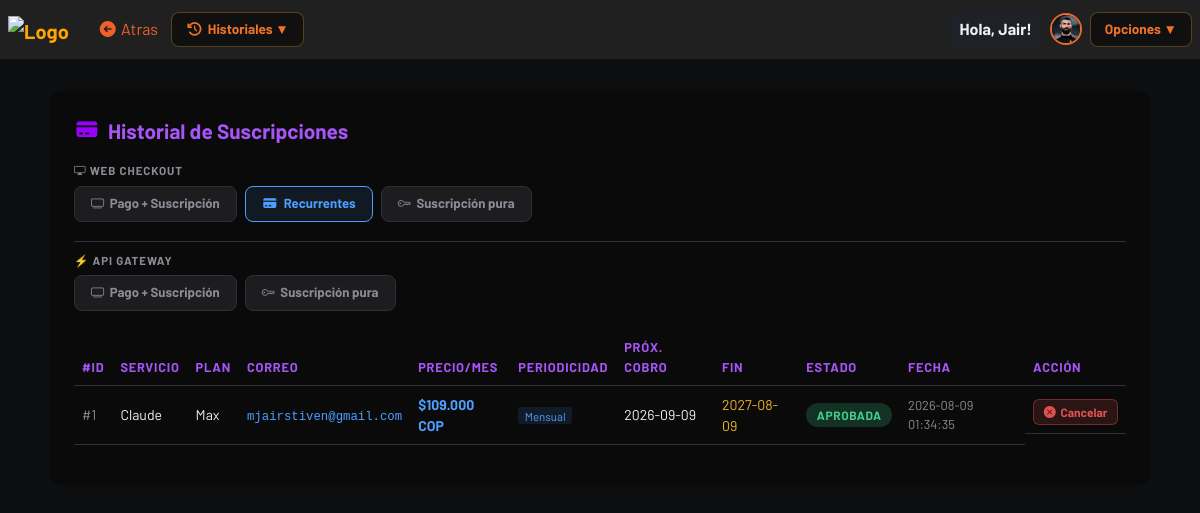
The app's page /views/historial/reg-sus.php?modo=wc-rec (signed in) with its own data.
### tables this page shows
CREATE TABLE `users` (
  `id` int(11) NOT NULL,
  `nombre` varchar(120) NOT NULL,
  `correo` varchar(255) NOT NULL,
  `usuario` varchar(100) NOT NULL,
  `contraseña` varchar(255) NOT NULL,
  `profile_image` varchar(255) DEFAULT NULL,
  `bio` text DEFAULT NULL,
  `location` varchar(100) DEFAULT NULL,
  `created_at` timestamp NOT NULL DEFAULT current_timestamp()
);

CREATE TABLE `suscription_rec` (
  `id` int(11) NOT NULL,
  `servicio` varchar(50) NOT NULL,
  `plan` varchar(50) NOT NULL,
  `precio` decimal(10,2) NOT NULL,
  `usuario_id` varchar(100) NOT NULL,
  `estado` varchar(20) NOT NULL,
  `request_id` varchar(100) NOT NULL DEFAULT '',
  `periodicidad` varchar(5) NOT NULL,
  `next_payment` date DEFAULT NULL,
  `fecha_fin` date DEFAULT NULL,
  `created_at` timestamp NOT NULL DEFAULT current_timestamp()
);

### views/historial/reg-sus.php (the view, shortened to what this page needs)
<?php
require_once '../../php/conexion_be.php';
$correo_sesion = mysqli_real_escape_string($conexion, $_SESSION['correo'] ?? '');
$modo = $_GET['modo'] ?? 'wc-sub';
switch ($modo) {
    case 'wc-rec':
        $resultado = mysqli_query($conexion, "SELECT *, 'wc-rec' as modo FROM suscription_rec WHERE usuario_id = '$correo_sesion' ORDER BY created_at DESC");
        break;
}
?>
<!DOCTYPE html>
<html lang="es">
<head>
    <link href="https://cdn.jsdelivr.net/npm/bootstrap@5.3.2/dist/css/bootstrap.min.css" rel="stylesheet">
    <link href="https://cdn.jsdelivr.net/npm/bootstrap-icons/font/bootstrap-icons.css" rel="stylesheet">
    <link rel="stylesheet" href="https://cdnjs.cloudflare.com/ajax/libs/font-awesome/7.0.1/css/all.min.css">
    <link rel="stylesheet" href="../../assets/css/styles-historiales.css">
</head>
<body>
    <?php
        $nav_back_url  = "historial.php";
        $nav_back_text = "Atras";
        $nav_base      = "../../";
        require_once '../../php/navbar.php';
    ?>
    <div class="tabla-container">
        <div class="tabla-titulo"><i class="fa-solid fa-credit-card" style="color: rgb(153, 0, 255);"></i>
         Historial de Suscripciones
        </div>
        <div class="modo-tabs-group">
            <div class="modo-tabs-label"><i class="bi bi-display"></i> Web Checkout</div>
            <div class="modo-tabs">
                <a href="reg-sus.php?modo=wc-sub"  class="modo-tab <?= $modo === 'wc-sub'  ? 'active-purple' : '' ?>"><i class="bi bi-tv"></i> Pago + Suscripción</a>
                <a href="reg-sus.php?modo=wc-rec"  class="modo-tab <?= $modo === 'wc-rec'  ? 'active-blue'   : '' ?>"><i class="fa-solid fa-credit-card"></i> Recurrentes</a>
                <a href="reg-sus.php?modo=wc-pura" class="modo-tab <?= $modo === 'wc-pura' ? 'active-green'  : '' ?>"><i class="bi bi-key"></i>  Suscripción pura</a>
            </div>
            <div class="tabs-divider"></div>
            <div class="modo-tabs-label">⚡ API Gateway</div>
            <div class="modo-tabs">
                <a href="reg-sus.php?modo=gw-sub"  class="modo-tab <?= $modo === 'gw-sub'  ? 'active-orange' : '' ?>"><i class="bi bi-tv"></i> Pago + Suscripción</a>
                <a href="reg-sus.php?modo=gw-pura" class="modo-tab <?= $modo === 'gw-pura' ? 'active-orange' : '' ?>"><i class="bi bi-key"></i>  Suscripción pura</a>
            </div>
        </div>
        <?php if (mysqli_num_rows($resultado) > 0): ?>
        <div class="table-responsive">
            <table class="table table-hover">
                <thead>
                    <?php if (in_array($modo, ['wc-sub'])): ?>
                    <tr><th>#ID</th><th>Plataforma</th><th>Plan</th><th>Correo</th><th>Precio</th><th>Token</th><th>Estado</th><th>Fecha</th><th>Acción</th></tr>
                    <?php elseif ($modo === 'wc-rec'): ?>
                    <tr><th>#ID</th><th>Servicio</th><th>Plan</th><th>Correo</th><th>Precio/mes</th><th>Periodicidad</th><th>Próx. cobro</th><th>Fin</th><th>Estado</th><th>Fecha</th><th>Acción</th></tr>
                    <?php elseif ($modo === 'wc-pura'): ?>
                    <tr><th>#ID</th><th>Servicio</th><th>Plan</th><th>Correo</th><th>Precio</th><th>Token</th><th>Estado</th><th>Fecha</th><th>Acción</th></tr>
                    <?php elseif ($modo === 'gw-sub'): ?>
                    <tr><th>#ID</th><th>Servicio</th><th>Plan</th><th>Nombre</th><th>Correo</th><th>Precio</th><th>Token</th><th>Estado</th><th>Fecha</th><th>Acción</th></tr>
                    <?php elseif ($modo === 'gw-pura'): ?>
                    <tr><th>#ID</th><th>Servicio</th><th>Plan</th><th>Nombre</th><th>Correo</th><th>Precio</th><th>Token</th><th>Estado</th><th>Fecha</th><th>Acción</th></tr>
                    <?php endif; ?>
                </thead>
                <tbody>
                    <?php while ($row = mysqli_fetch_assoc($resultado)): ?>
                    <tr>
                        <td><span style="color:#8a8d96;">#<?= htmlspecialchars($row['id']) ?></span></td>
                        <?php if ($modo === 'wc-sub'): ?>
                        <td><?= htmlspecialchars($row['plataforma']) ?></td>
                        <td><?= htmlspecialchars($row['plan']) ?></td>
                        <td><code style="color:#a855f7;"><?= htmlspecialchars($row['usuario_id']) ?></code></td>
                        <td style="color:#a855f7;font-weight:700;">$<?= number_format($row['precio'],0,',','.') ?> COP</td>
                        <td style="color:<?= !empty($row['token']) ? '#3ecf8e' : '#555860' ?>; font-size:0.78rem;"><?= !empty($row['token']) ? '<i class="bi bi-key-fill fs-5"></i> Guardado' : '—' ?></td>
                        <td><span class="estado-pill badge-<?= strtolower($row['estado']) ?>"><?= strtoupper($row['estado']) ?></span></td>
                        <td style="color:#8a8d96;font-size:0.8rem;"><?= htmlspecialchars($row['created_at']) ?></td>
                        <td>
                            <?php if (strtolower($row['estado']) === 'pendiente' && !empty($row['request_id'])): ?>
                            <a href="../../php/verificar_pago.php?tabla=suscripciones&id=<?= $row['id'] ?>&request_id=<?= urlencode($row['request_id']) ?>&redirect=../views/historial/reg-sus.php?modo=wc-sub" class="btn-verificar"><i class="bi bi-arrow-repeat"></i> Verificar</a>
                            <?php else: ?><span style="color:#555860;font-size:0.75rem;">—</span><?php endif; ?>
                        </td>
                        <?php elseif ($modo === 'wc-rec'): ?>
                        <td><?= htmlspecialchars($row['servicio']) ?></td>
                        <td><?= htmlspecialchars($row['plan']) ?></td>
                        <td><code style="color:#4d9fff;"><?= htmlspecialchars($row['usuario_id']) ?></code></td>
                        <td style="color:#4d9fff;font-weight:700;">$<?= number_format($row['precio'],0,',','.') ?> COP</td>
                        <td><span style="background:rgba(77,159,255,0.12);color:#4d9fff;font-size:0.72rem;padding:0.1rem 0.4rem;border-radius:3px;"><?= $row['periodicidad'] === 'Y' ? 'Anual' : 'Mensual' ?></span></td>
                        <td style="color:#f0f1f3;"><?= !empty($row['next_payment']) ? htmlspecialchars($row['next_payment']) : '—' ?></td>
                        <td style="color:#f0b429;"><?= !empty($row['fecha_fin']) ? htmlspecialchars($row['fecha_fin']) : '—' ?></td>
                        <td><span class="estado-pill badge-<?= strtolower($row['estado']) ?>"><?= strtoupper($row['estado']) ?></span></td>
                        <td style="color:#8a8d96;font-size:0.8rem;"><?= htmlspecialchars($row['created_at']) ?></td>
                        <td style="display:flex; flex-direction:column; gap:0.3rem;">
                            <?php if (strtolower($row['estado']) === 'pendiente' && !empty($row['request_id'])): ?>
                            <a href="../../php/verificar_pago.php?tabla=suscription_rec&id=<?= $row['id'] ?>&request_id=<?= urlencode($row['request_id']) ?>&redirect=../views/historial/reg-sus.php?modo=wc-rec" class="btn-verificar"><i class="bi bi-arrow-repeat"></i> Verificar</a>
                            <?php elseif (strtolower($row['estado']) === 'aprobada'): ?>
                            <a href="../../php/cancelar_rec.php?id=<?= $row['id'] ?>&tabla=suscription_rec&modo=wc-rec"
                               class="btn-cancelar"
                               onclick="return confirm('⚠️ ¿Estás seguro de cancelar esta suscripción de IA? Esta acción no se puede deshacer.')">
                                <i class="bi bi-x-circle-fill"></i> Cancelar
                            </a>
                            <?php else: ?>
                            <span style="color:#555860;font-size:0.75rem;">—</span>
                            <?php endif; ?>
                        </td>
                        <?php endif; ?>
                    </tr>
                    <?php endwhile; ?>
                </tbody>
            </table>
        </div>
        <?php endif; ?>
    </div>
    <link rel="stylesheet" href="paginacion.css">
</body>
</html>

### php/navbar.php (shortened to what this page needs)
<?php
$nav_back_url  = $nav_back_url  ?? 'home.php';
$nav_back_text = $nav_back_text ?? 'volver';
$nav_base      = $nav_base      ?? '../';
$nav_avatar    = '';
$nav_initials  = '';
if (isset($_SESSION['user_id'])) {
    if ($conexion) {
        $nav_uid = intval($_SESSION['user_id']);
        $nav_row = mysqli_fetch_assoc(mysqli_query($conexion, "SELECT profile_image, usuario FROM users WHERE id = '$nav_uid'"));
        if ($nav_row) {
            $nav_initials = strtoupper(substr($nav_row['usuario'] ?? 'U', 0, 1));
            if (!empty($nav_row['profile_image']) && file_exists($nav_base . 'uploads/' . $nav_row['profile_image'])) {
                $nav_avatar = $nav_base . 'uploads/' . htmlspecialchars($nav_row['profile_image']);
            }
        }
    }
}
$nav_grupos_tiendas = [
    'games' => [
        'label' => 'Juegos',
        'icon'  => 'fa-shop',
        'items' => [
            'cod.php'         => 'Call of Duty Mobile',
            'freefire.php'    => 'Free Fire',
            'efootball.php'   => 'Efootball Mobile',
            'easport.php'     => 'EA FC Sports Mobile',
            'rainbowsix.php'  => 'Rainbow Six Siege',
            'pubg.php'        => 'PUBG Battlegrounds',
            'bloodstrike.php' => 'Blood Strike',
        ],
    ],
    'plataformas' => [
        'label' => 'Plataformas',
        'icon'  => 'fa-shop',
        'items' => [
            'streaming.php'         => 'Streaming',
            'otras_streaming.php'   => 'Otros Streaming',
            'music_gateway.php'     => 'Música',
            'streaming_gateway.php' => 'Streaming Gateway',
            'ia.php'                => 'Inteligencia Artificial',
            'redes.php'             => 'Redes Sociales',
        ],
    ],
    'textil' => [
        'label' => 'Textiles',
        'icon'  => 'fa-shop',
        'items' => [
            'pl.php'         => 'Premier League',
            'laliga.php'     => 'La Liga',
            'seriea.php'     => 'Serie A',
            'bundesliga.php' => 'Bundesliga',
        ],
    ],
    'historial' => [
        'label' => 'Historiales',
        'icon'  => 'fa-clock-rotate-left',
        'items' => [
            'reg-pgb.php'  => 'Pagos Básicos',
            'reg-sus.php'  => 'Suscripciones',
            'reg-rec.php'  => 'Recurrentes',
            'reg-link.php' => 'Links de Pago',
            'reg-prea.php' => 'Preautorizaciones',
            'reg-disp.php' => 'Dispersiones',
            'reversos.php' => 'Reversos',
        ],
    ],
];
$nav_current_dir   = basename(dirname($_SERVER['SCRIPT_NAME']));
$nav_current_file  = basename($_SERVER['SCRIPT_NAME']);
$nav_grupo_activo  = $nav_grupos_tiendas[$nav_current_dir] ?? null;
$nav_mostrar_tiendas = $nav_grupo_activo && array_key_exists($nav_current_file, $nav_grupo_activo['items']);
?>
<nav class="navbar navbar-dark navbar-expand-lg px-2">
    <a class="navbar-brand fw-bold" href="<?= $nav_base ?>home.php" style="color: orange;">
        <img src="<?= $nav_base ?>assets/icons/icono.png" alt="Logo" style="width: 30px;">
    </a>
    <a href="<?= htmlspecialchars($nav_back_url) ?>" class="btn" style="color: black; color: #f06129;">
        <i class="fa-solid fa-circle-arrow-left fs-6"></i> <?= htmlspecialchars($nav_back_text) ?>
    </a>
    <?php if ($nav_mostrar_tiendas): ?>
    <div class="dropdown">
        <button class="dropbtn"><i class="fa-solid <?= htmlspecialchars($nav_grupo_activo['icon'] ?? 'fa-shop') ?>"></i> <?= htmlspecialchars($nav_grupo_activo['label']) ?> ▼</button>
    </div>
    <?php endif; ?>
    <div class="ms-auto d-flex align-items-center gap-2">
        <span class="nav-username">
            <?= isset($_SESSION['usuario']) ? "Hola, " . htmlspecialchars($_SESSION['usuario']) : "Invitado" ?>
        </span>
        <a href="<?= $nav_base ?>views/profile/index.php" class="nav-avatar-wrap" title="Mi perfil">
            <?php if ($nav_avatar): ?>
                <img src="<?= $nav_avatar ?>" class="nav-avatar-img" alt="Perfil">
            <?php else: ?>
                <div class="nav-avatar-initials"><?= $nav_initials ?: 'U' ?></div>
            <?php endif; ?>
        </a>
        <div class="dropdown">
            <button class="dropbtn">Opciones ▼</button>
        </div>
    </div>
</nav>

### records on screen
users: profile_image (picture)
suscription_rec: id "1", servicio "Claude", plan "Max", usuario "mjairstiven@gmail.com", precio "109.000", periodicidad "Mensual", next_payment "2026-09-09", fecha_fin "2027-08-09", estado "APROBADA", created_at "2026-08-09 01:34:35"

### other values on screen
$nav_back_text "Atras"
$nav_grupo_activo['label'] "Historiales"
$_SESSION['usuario'] "Jair!"
